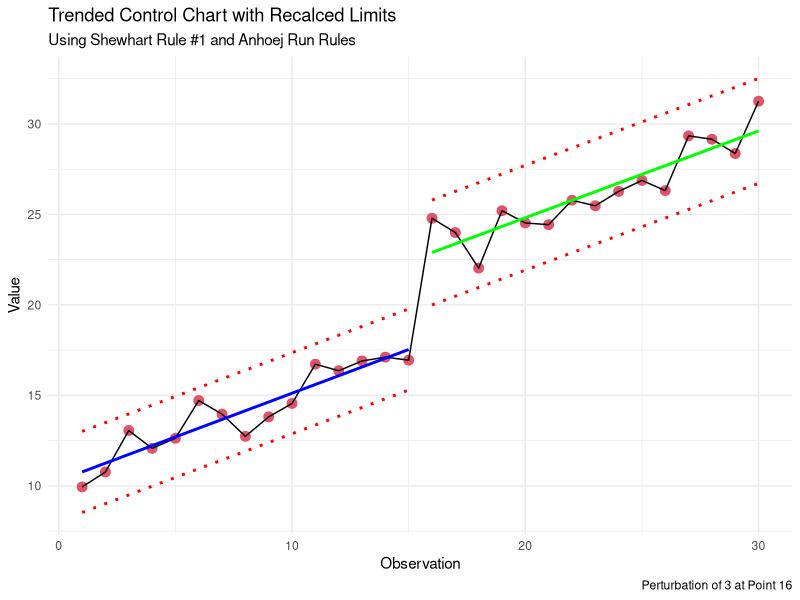

Source code (R):
# Create a toy dataset
base::set.seed(123)
n <- 30
x <- 1:n
y <- 10 + 0.5 * x + stats::rnorm(n, mean = 0, sd = 1)
data <- base::data.frame(x = x, y = y)

# Introduce a perturbation to shift the mean higher after point 15
data$y[data$x > 15] <- data$y[data$x > 15] + 5  # Add 15 to the y values after point 15

# Split the data into two segments
data_first_15 <- data[data$x <= 15, ]
data_remaining <- data[data$x > 15, ]

# Fit linear models for each segment
model_first_15 <- stats::lm(y ~ x, data = data_first_15)
model_remaining <- stats::lm(y ~ x, data = data_remaining)

# Calculate standard deviations for each segment
residuals_sd_first_15 <- stats::sd(stats::residuals(model_first_15))
residuals_sd_remaining <- stats::sd(stats::residuals(model_remaining))

# Calculate control limits for each segment
data$centerline_first_15 <- stats::predict(model_first_15, newdata = data)
data$ucl_first_15 <- data$centerline_first_15 + 3 * (residuals_sd_first_15 / 1.128)
data$lcl_first_15 <- data$centerline_first_15 - 3 * (residuals_sd_first_15 / 1.128)

data$centerline_remaining <- stats::predict(model_remaining, newdata = data)
data$ucl_remaining <- data$centerline_remaining + 3 * (residuals_sd_remaining / 1.128)
data$lcl_remaining <- data$centerline_remaining - 3 * (residuals_sd_remaining / 1.128)

# Set Shewhart Rule #1 boundaries
sigma.signals <- y < data$lcl_first_15 | y > data$ucl_first_15 | y < data$lcl_remaining | y > data$ucl_remaining

# Add check for unusually long runs or unusually few crossings.

# runs analysis
runs        <- base::sign(y - base::ifelse(x <= 15, data$centerline_first_15, data$centerline_remaining))
runs        <- runs[runs != 0]
runs        <- base::rle(runs)$lengths
n.obs       <- base::sum(runs)
longest.run <- base::max(runs, na.rm = TRUE)
n.runs      <- base::length(runs)
n.crossings <- n.runs - 1

longest.run.max <- base::round(base::log2(n.obs) + 3)
n.crossings.min <- stats::qbinom(.05, n.obs - 1, 0.5)

runs.signal <- longest.run > longest.run.max | n.crossings < n.crossings.min

# Plot a trended control chart
ggplot2::ggplot(data, ggplot2::aes(x = x, y = y)) +
  ggplot2::geom_point(ggplot2::aes(x = x, y = y), shape = 19, size = 3, col = sigma.signals + 1) +
  ggplot2::geom_line() +

  # Draw CL, UCL & LCL for the first 15 points
  ggplot2::geom_line(ggplot2::aes(y = base::ifelse(x <= 15, centerline_first_15, NA)), color = "blue", linetype = "solid", linewidth = 1) +
  ggplot2::geom_line(ggplot2::aes(y = base::ifelse(x <= 15, ucl_first_15, NA)), color = "red", linetype = "dotted", linewidth = 1) +
  ggplot2::geom_line(ggplot2::aes(y = base::ifelse(x <= 15, lcl_first_15, NA)), color = "red", linetype = "dotted", linewidth = 1) +

  # Draw CL, UCL & LCL for the remaining points
  ggplot2::geom_line(ggplot2::aes(y = base::ifelse(x > 15, centerline_remaining, NA)), color = "green", linetype = "solid", linewidth = 1) +
  ggplot2::geom_line(ggplot2::aes(y = base::ifelse(x > 15, ucl_remaining, NA)), color = "red", linetype = "dotted", linewidth = 1) +
  ggplot2::geom_line(ggplot2::aes(y = base::ifelse(x > 15, lcl_remaining, NA)), color = "red", linetype = "dotted", linewidth = 1) +

  # Add labels
  ggplot2::labs(title = "Trended Control Chart with Recalced Limits",
       subtitle = "Using Shewhart Rule #1 and Anhoej Run Rules",
       caption = "Perturbation of 3 at Point 16",
       x = "Observation",
       y = "Value") +

  # Theme it
  ggplot2::theme_minimal()
